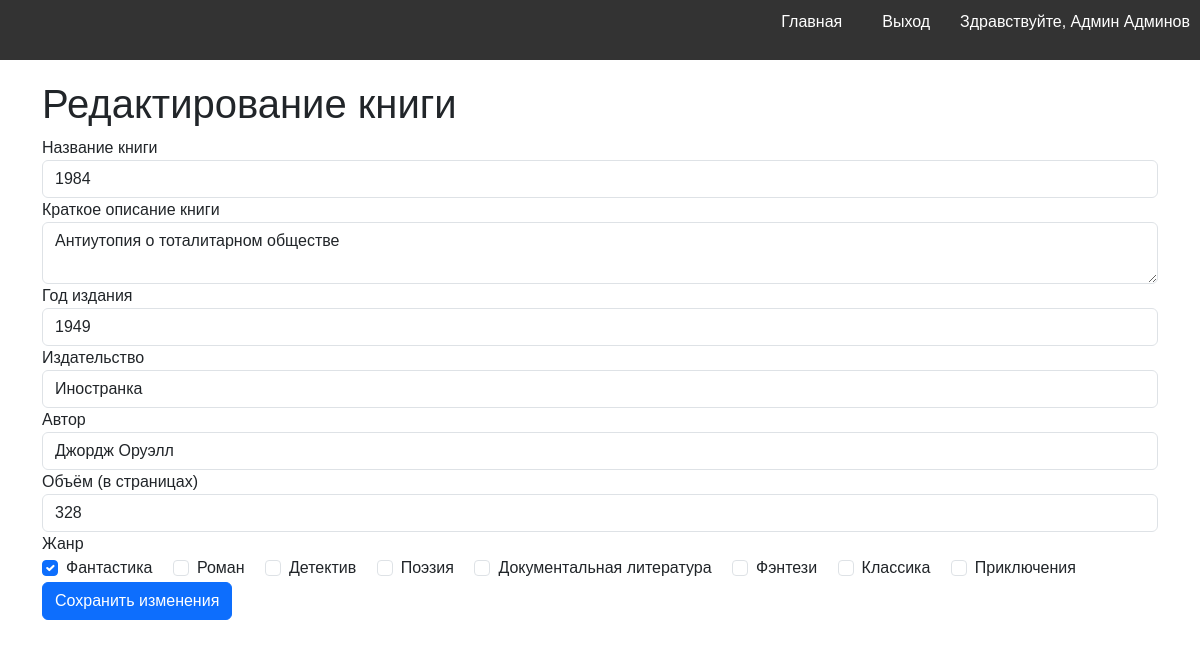
/book/2/edit (signed in), run on the app's committed database.
### models.py (models this page shows, shortened)
class User(db.Model, UserMixin):
    __tablename__ = 'users'
    id = db.Column(db.Integer, primary_key=True)
    username = db.Column(db.String(100), unique=True, nullable=False)
    password = db.Column(db.String(100), nullable=False)
    last_name = db.Column(db.String(100), nullable=False)
    first_name = db.Column(db.String(100), nullable=False)
    middle_name = db.Column(db.String(100))
    role_id = db.Column(db.Integer, db.ForeignKey('roles.id'), nullable=False)
    reviews = db.relationship('Review', backref='user')
    role = db.relationship('Role', backref='users')

class Book(db.Model):
    __tablename__ = 'books'
    id = db.Column(db.Integer, primary_key=True)
    title = db.Column(db.String(255), nullable=False)
    short_description = db.Column(db.Text, nullable=False)
    year = db.Column(db.Integer, nullable=False)
    publisher = db.Column(db.String(255), nullable=False)
    author = db.Column(db.String(255), nullable=False)
    page_count = db.Column(db.Integer, nullable=False)
    cover_id = db.Column(db.Integer, db.ForeignKey('covers.id'), nullable=False)
    genres = db.relationship('Genre', secondary=book_genres, backref='books')
    cover = db.relationship('Cover', backref='book')

class Genre(db.Model):
    __tablename__ = 'genres'
    id = db.Column(db.Integer, primary_key=True)
    name = db.Column(db.String(100), unique=True, nullable=False)

### books.py (the view, shortened to what this page needs)
@books.route('/book/<int:book_id>/edit', methods=['GET', 'POST'])
@login_required
def edit_book(book_id):
    book = Book.query.get_or_404(book_id)
    if current_user.role.name == 'user' and current_user.id != book.user_id:
        flash('У вас недостаточно прав для выполнения данного действия', 'warning')
        return redirect(url_for('index'))
    form = EditBookForm()
    form.title.data = book.title
    form.short_description.data = book.short_description
    form.year.data = book.year
    form.publisher.data = book.publisher
    form.author.data = book.author
    form.page_count.data = book.page_count
    selected_genres = [genre.id for genre in book.genres]
    form.genre.data = selected_genres
    return render_template('edit_book.html', form=form, book=book, selected_genres=selected_genres)

### forms.py (shortened to what this page needs)
class EditBookForm(FlaskForm):
    title = StringField('Название книги', validators=[InputRequired(), Length(max=255)])
    short_description = TextAreaField('Краткое описание книги', validators=[InputRequired()])
    year = IntegerField('Год издания', validators=[InputRequired()])
    publisher = StringField('Издательство', validators=[InputRequired(), Length(max=255)])
    author = StringField('Автор', validators=[InputRequired(), Length(max=255)])
    page_count = IntegerField('Объём (в страницах)', validators=[InputRequired()])
    genre = MultiCheckboxField('Жанр', coerce=int)
    def __init__(self, *args, **kwargs):
        super(EditBookForm, self).__init__(*args, **kwargs)
        self.genre.choices = [(genre.id, genre.name) for genre in Genre.query.all()]

### app.py (called while the page is built)
@login_manager.user_loader
def load_user(user_id):
    return User.query.get(int(user_id))

### templates/edit_book.html (shortened to what this page needs)
{% extends 'base.html' %}
{% import 'macros.html' as macros %}
{% block content %}
<div class="container">
    <h1>Редактирование книги</h1>
    <form action="{{ url_for('books.edit_book', book_id=book.id) }}" method="post" enctype="multipart/form-data" class="book-form">
        {{ macros.render_form(form) }}
        <button type="submit" class="btn btn-primary">Сохранить изменения</button>
    </form>
</div>
{% endblock %}

### templates/macros.html (shortened to what this page needs)
{% macro render_form(form) %}
    <div class="form-group">
        {{ form.title.label(class="form-control-label") }}
        {{ form.title(class="form-control") }}
    </div>
    <div class="form-group">
        {{ form.short_description.label(class="form-control-label") }}
        {{ form.short_description(class="form-control", id='short_description') }}
    </div>
    <div class="form-group">
        {{ form.year.label(class="form-control-label") }}
        {{ form.year(class="form-control") }}
    </div>
    <div class="form-group">
        {{ form.publisher.label(class="form-control-label") }}
        {{ form.publisher(class="form-control") }}
    </div>
    <div class="form-group">
        {{ form.author.label(class="form-control-label") }}
        {{ form.author(class="form-control") }}
    </div>
    <div class="form-group">
        {{ form.page_count.label(class="form-control-label") }}
        {{ form.page_count(class="form-control") }}
    </div>
    <div class="form-group">
        {{ form.genre.label(class="form-control-label") }}
        <div class="checkbox-group">
            {% for subfield in form.genre %}
            <div class="form-check form-check-inline">
                {{ subfield(class="form-check-input") }}
                {{ subfield.label(class="form-check-label") }}
            </div>
            {% endfor %}
        </div>
    </div>
{% endmacro %}

### templates/navbar.html
<nav>
    <ul>
        <li><a href="{{ url_for('index') }}">Главная</a></li>
        {% if current_user.is_authenticated %}
            <li><a href="{{ url_for('logout') }}">Выход</a></li>
            <li><span>Здравствуйте, {{ current_user.first_name }} {{ current_user.last_name }}</span></li>
        {% else %}
            <li><a href="{{ url_for('login') }}">Вход</a></li>
            <li><a href="{{ url_for('register') }}">Регистрация</a></li>
        {% endif %}
    </ul>
</nav>

### static/styles.css (style rules this page uses)
body { font-family: Arial, sans-serif; }
nav { background-color: #333; color: white; padding: 10px; text-align: center; }
nav ul { list-style-type: none; padding: 0; display: flex; justify-content: flex-end; gap: 10px; }
nav ul li { margin-left: 10px; }
nav ul li a { color: white; text-decoration: none; padding: 10px; }

### data on the page
User: first_name "Админ", last_name "Админов"
Book: title "1984", short_description "Антиутопия о тоталитарном обществе", year "1949", publisher "Иностранка", author "Джордж Оруэлл", page_count "328"
Genre: label "Фантастика"
Genre: label "Роман"
Genre: label "Детектив"
Genre: label "Поэзия"
Genre: label "Документальная литература"
Genre: label "Фэнтези"
Genre: label "Классика"
Genre: label "Приключения"
